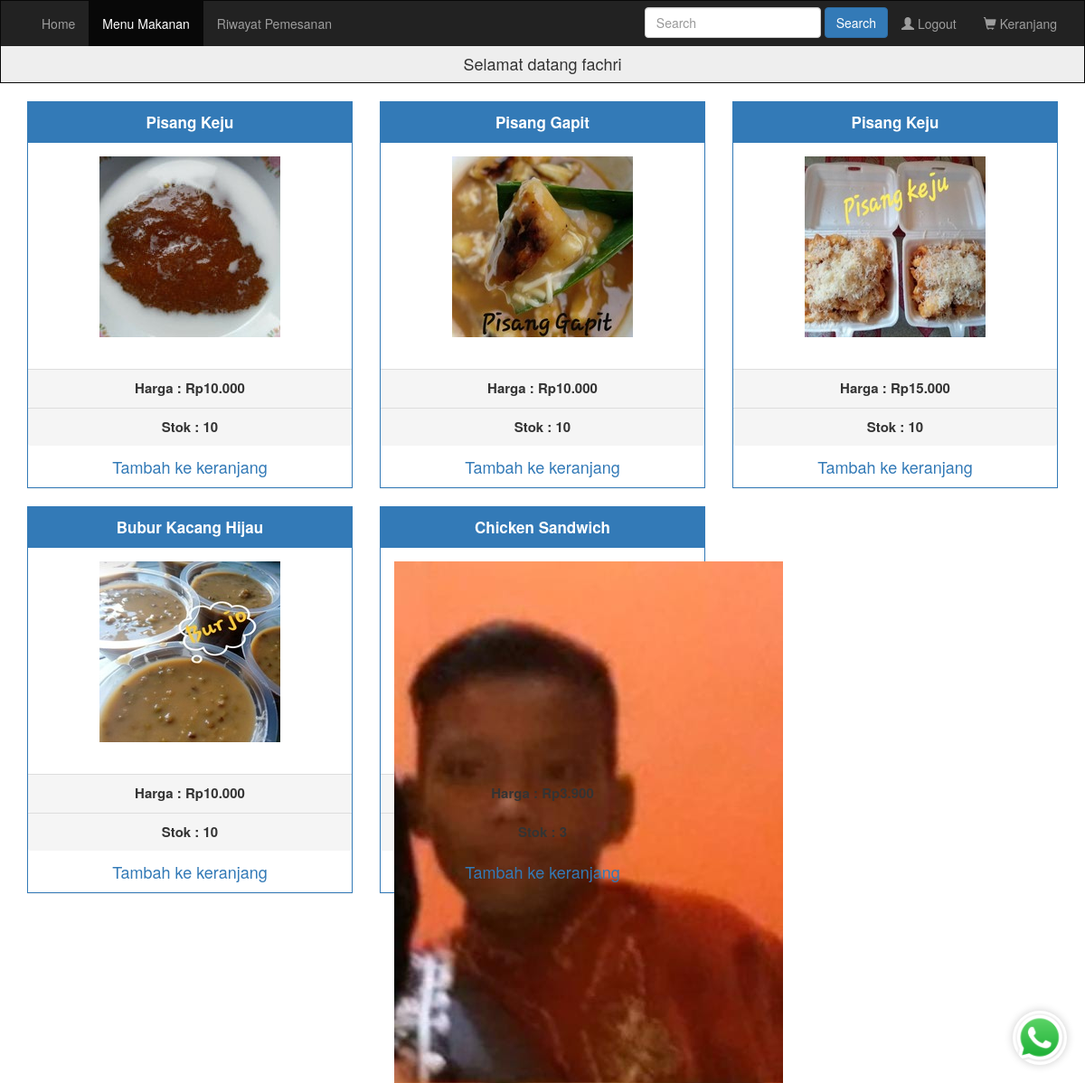
The app's page /menu.php (signed in) with its own data.
### tables this page shows
CREATE TABLE `items` (
  `item_id` int(11) NOT NULL,
  `item_name` varchar(225) NOT NULL,
  `stok` int(11) NOT NULL,
  `harga` decimal(6,3) NOT NULL,
  `item_image` varchar(100) DEFAULT NULL,
  `item_keywords` text DEFAULT NULL,
  `aktif` tinyint(1) NOT NULL DEFAULT 1
);

### menu.php (the view, shortened to what this page needs)
<?php
require("koneksi/koneksi.php");
if (!isset($_SESSION['username'])) {
  echo "<script>window.open('login.php','_self')</script>";
} else {
?>
  <html lang="en">
  <head>
    <link rel="stylesheet" href="https://maxcdn.bootstrapcdn.com/bootstrap/3.3.7/css/bootstrap.min.css">
  </head>
  <body>
    <nav class="navbar navbar-inverse" style="border-radius:0px;">
      <div class="container-fluid">
        <div class="collapse navbar-collapse" id="myNavbar">
          <ul class="nav navbar-nav">
            <li><a href="home.php">Home</a></li>
            <li class="active"><a href="menu.php">Menu Makanan</a></li>
            <li><a href="history.php">Riwayat Pemesanan</a></li>
          </ul>
          <ul class="nav navbar-nav navbar-right">
            <li style="top:7px;">
              <form class="form-inline my-2 my-lg-0" method="get" action="results.php" enctype="multipart/form-data">
                <input class="form-control" type="search" name="user_query" placeholder="Search" aria-label="Search">
                <button class="btn btn-primary" name="search" type="submit">Search</button>
              </form>
            </li>
            <li><?php
                if (!isset($_SESSION['username'])) {
                  echo "<a href='login.php'><span class='glyphicon glyphicon-user'></span> Login</a>";
                } else {
                  echo "<a href='logout.php'><span class='glyphicon glyphicon-user'></span> Logout</a>";
                }
                ?></li>
            <li><a href="cart.php"><span class="glyphicon glyphicon-shopping-cart"></span> Keranjang</a></li>
          </ul>
        </div>
      </div>
      <div class="collapse navbar-collapse" style="text-align:center; background-color:#eeeeee; ">
        <h4>Selamat datang <?php echo $_SESSION['cust_name']; ?></h4>
      </div>
    </nav>
    <div class="container">
      <div class="row">
        <?php
        $stmt = $conn->query('select item_id,item_name,harga,stok,item_image from items where aktif=1');
        while ($row = $stmt->fetch(PDO::FETCH_ASSOC)) {
        ?>
          <div class="col-sm-4">
            <div class="panel panel-primary" style="border-radius:0px;">
              <div class="panel-heading" align="center" style="border-radius:0px;"><b style="font-size:17px;"><?php echo $row['item_name']; ?></b></div>
              <div class="panel-body" align="center" style="height:250px; width:auto; "><?php echo '<img src="' . $row['item_image'] . '"  alt="Image">' ?></div>
              <div class="panel-footer" align="center"><b style="font-size:15px;">Harga : Rp<?php echo $row['harga']; ?></b></div>
              <div class="panel-footer" align="center">
                <b style="font-size:15px;">Stok : <?php echo $row['stok']; ?></b>
              </div>
              <?php if ($row['stok'] > 0) { ?>
                <a class="btn btn-light btn-lg btn-block" href="menu.php?itm_id=<?php echo $row['item_id']; ?>">Tambah ke keranjang</a>
              <?php } else { ?>
                <button class="btn btn-light btn-lg btn-block" disabled style="color: red;">Stok habis. Silakan cek kembali nanti.</button>
              <?php } ?>
            </div>
          </div>
        <?php } ?>
      </div>
    </div>
    <a href="https://wa.me/+6289521598295" class="whatsapp-button" target="_blank">
      <img src="Pictures/whatsapp.webp" alt="Logo WhatsApp">
    </a>
  </body>
  </html>
<?php } ?>

### menu.php (style rules this page uses)
.whatsapp-button { position: fixed; bottom: 20px; right: 20px; z-index: 1000; }
.whatsapp-button img { width: 60px; height: 60px; border-radius: 50%; box-shadow: 0 0 10px rgba(0, 0, 0, 0.2); }

### records on screen
items: item_name "Pisang Keju", item_image (picture), harga "10.000", stok "10"
items: item_name "Pisang Gapit", item_image (picture), harga "10.000", stok "10"
items: item_name "Pisang Keju", item_image (picture), harga "15.000", stok "10"
items: item_name "Bubur Kacang Hijau", item_image (picture), harga "10.000", stok "10"
items: item_name "Chicken Sandwich", item_image (picture), harga "3.900"

### other values on screen
$_SESSION['cust_name'] "fachri"
